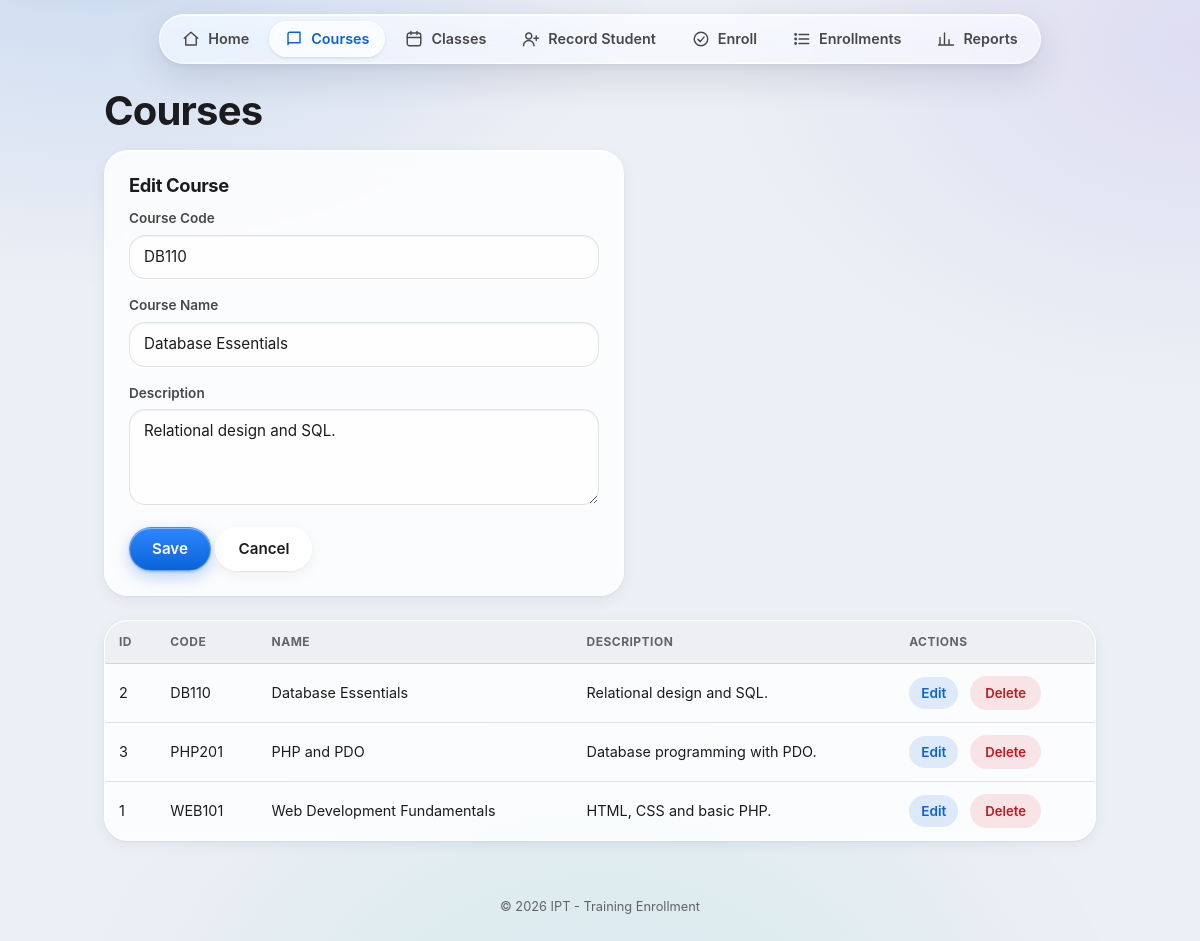
The page /admin/courses.php?edit=2 on the database its author committed.
### tables this page shows
CREATE TABLE courses (
    course_id INT AUTO_INCREMENT PRIMARY KEY,
    course_code VARCHAR(20) NOT NULL UNIQUE,
    course_name VARCHAR(100) NOT NULL,
    description TEXT
);

### classes/Course.php (called while the page is built, shortened)
<?php
class Course
{
    private $db;
    public function __construct(PDO $db)
    {
        $this->db = $db;
    }
    public function all()
    {
        return $this->db->query(
            "SELECT * FROM courses ORDER BY course_name")->fetchAll();
    }
    public function find($id)
    {
        $stmt = $this->db->prepare(
            "SELECT * FROM courses WHERE course_id = :id");
        $stmt->execute([':id' => $id]);
        return $stmt->fetch();
    }
}

### config/db.php (called while the page is built, shortened)
<?php
function Esc($value)
{
    return htmlspecialchars((string) $value, ENT_QUOTES, 'UTF-8');
}

### admin/courses.php (the view, shortened to what this page needs)
<?php
require_once __DIR__ . '/../config/db.php';
require_once __DIR__ . '/../classes/Course.php';
$course = new Course($db);
$form = ['course_id' => 0, 'course_code' => '', 'course_name' => '', 'description' => ''];
if ($_SERVER['REQUEST_METHOD'] === 'POST')
{
    $action = $_POST['action'] ?? '';
    if ($action === 'delete')
    {
        $id = (int) ($_POST['course_id'] ?? 0);
        if ($id > 0 && $course->delete($id))
        {
            $msg = "Course deleted.";
        }
        else
        {
            $err = "Could not delete. The course may still have classes.";
        }
    }
    else
    {
        $form['course_id']   = (int) ($_POST['course_id'] ?? 0);
        $form['course_code'] = trim($_POST['course_code'] ?? '');
        $form['course_name'] = trim($_POST['course_name'] ?? '');
        $form['description'] = trim($_POST['description'] ?? '');
        $errors = [];
        if ($form['course_code'] === '' || strlen($form['course_code']) > 20)
        {
            $errors[] = "Course code is required (max 20 characters).";
        }
        if ($form['course_name'] === '' || strlen($form['course_name']) > 100)
        {
            $errors[] = "Course name is required (max 100 characters).";
        }
        if (strlen($form['description']) > 1000)
        {
            $errors[] = "Description is too long (max 1000 characters).";
        }
        if (empty($errors))
        {
            try
            {
                if ($form['course_id'] > 0)
                {
                    $course->update($form['course_id'], $form['course_code'],
                        $form['course_name'], $form['description']);
                    $msg = "Course updated.";
                }
                else
                {
                    $course->create($form['course_code'], $form['course_name'],
                        $form['description']);
                    $msg = "Course added.";
                }
                $form = ['course_id' => 0, 'course_code' => '', 'course_name' => '', 'description' => ''];
            }
            catch (PDOException $e)
            {
                $err = ($e->getCode() === '23000')
                    ? "That course code already exists."
                    : "Database error. Please try again.";
            }
        }
        else
        {
            $err = implode(' ', $errors);
        }
    }
}
elseif (isset($_GET['edit']))
{
    $found = $course->find((int) $_GET['edit']);
    if ($found)
    {
        $form = $found;
    }
}
$list = $course->all();
require_once __DIR__ . '/../includes/header.php';
?>
<h1>Courses</h1>
<form method="post" class="box">
    <h3><?php echo $form['course_id'] > 0 ? 'Edit Course' : 'Add Course'; ?></h3>
    <label>Course Code</label>
    <input type="text" name="course_code" maxlength="20" value="<?php echo Esc($form['course_code']); ?>">
    <label>Course Name</label>
    <input type="text" name="course_name" maxlength="100" value="<?php echo Esc($form['course_name']); ?>">
    <label>Description</label>
    <textarea name="description" rows="3"><?php echo Esc($form['description']); ?></textarea>
    <button type="submit" name="action" value="save">Save</button>
    <?php if ($form['course_id'] > 0) { ?><a class="btn" href="courses.php">Cancel</a><?php } ?>
</form>
<table>
    <tr><th>ID</th><th>Code</th><th>Name</th><th>Description</th><th>Actions</th></tr>
    <?php foreach ($list as $c) { ?>
    <tr>
        <td><?php echo (int) $c['course_id']; ?></td>
        <td><?php echo Esc($c['course_code']); ?></td>
        <td><?php echo Esc($c['course_name']); ?></td>
        <td><?php echo Esc($c['description']); ?></td>
        <td>
            <a href="courses.php?edit=<?php echo (int) $c['course_id']; ?>">Edit</a>
            <form method="post" class="inline" data-confirm="Delete this course?" onsubmit="return confirm('Delete this course?');">
                <button type="submit" name="action" value="delete" class="danger">Delete</button>
            </form>
        </td>
    </tr>
    <?php } ?>
</table>
<?php require_once __DIR__ . '/../includes/footer.php'; ?>

### rows shown on the page
courses: course_code "DB110", course_name "Database Essentials", description "Relational design and SQL.", course_id "2"
courses: course_id "3", course_code "PHP201", course_name "PHP and PDO", description "Database programming with PDO."
courses: course_id "1", course_code "WEB101", course_name "Web Development Fundamentals", description "HTML, CSS and basic PHP."

### other values the page prints
$item[2] "Home"
$item[2] "Courses"
$item[2] "Classes"
$item[2] "Record Student"
$item[2] "Enroll"
$item[2] "Enrollments"
$item[2] "Reports"
